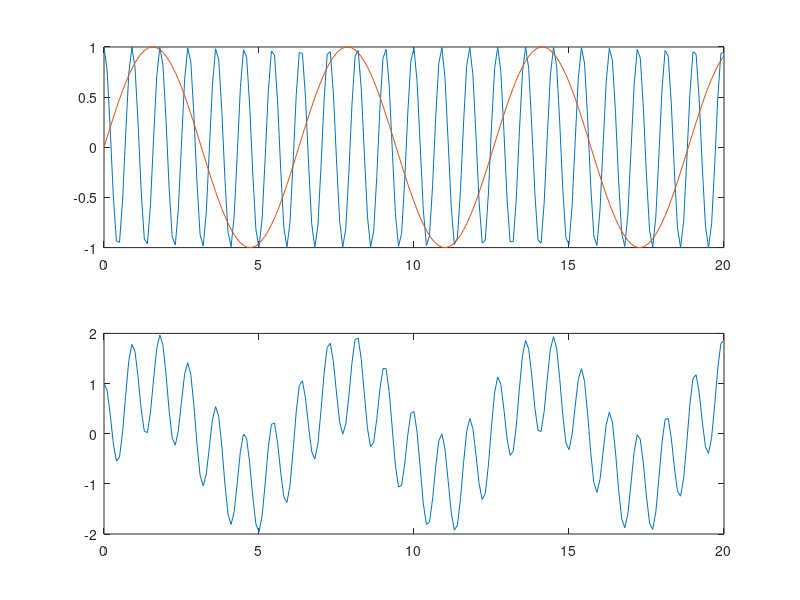
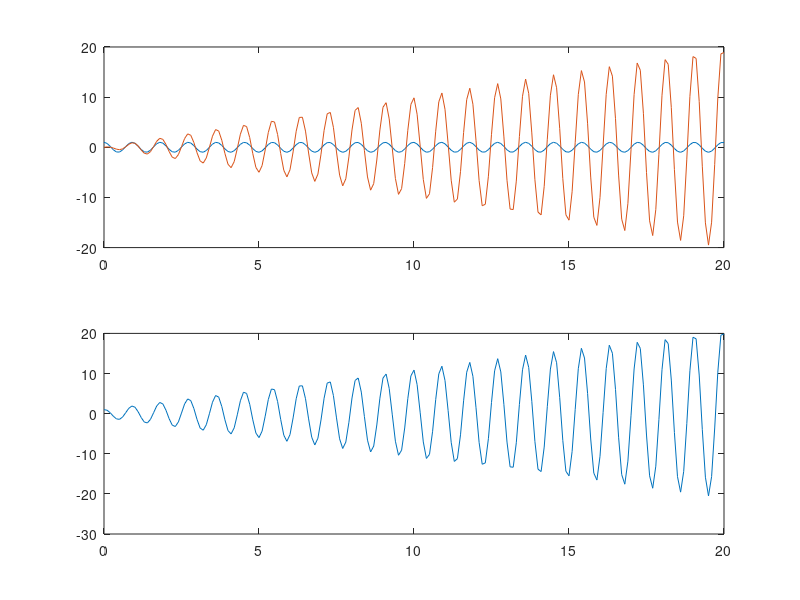

Recreate these plots in MATLAB, in order.
clear all;close all;clc

t = 0:.1:20;
y_h = cos(4*sqrt(3)*t);
y_p = sin(t);
y = cos(4*sqrt(3)*t) + sin(t);

subplot(2,1,1), plot(t,y_h,t,y_p)
subplot(2,1,2), plot(t,y)

y_p = t.*cos(4*sqrt(3)*t);
y = y_h + y_p;

figure
subplot(2,1,1), plot(t,y_h,t,y_p)
subplot(2,1,2), plot(t,y)
